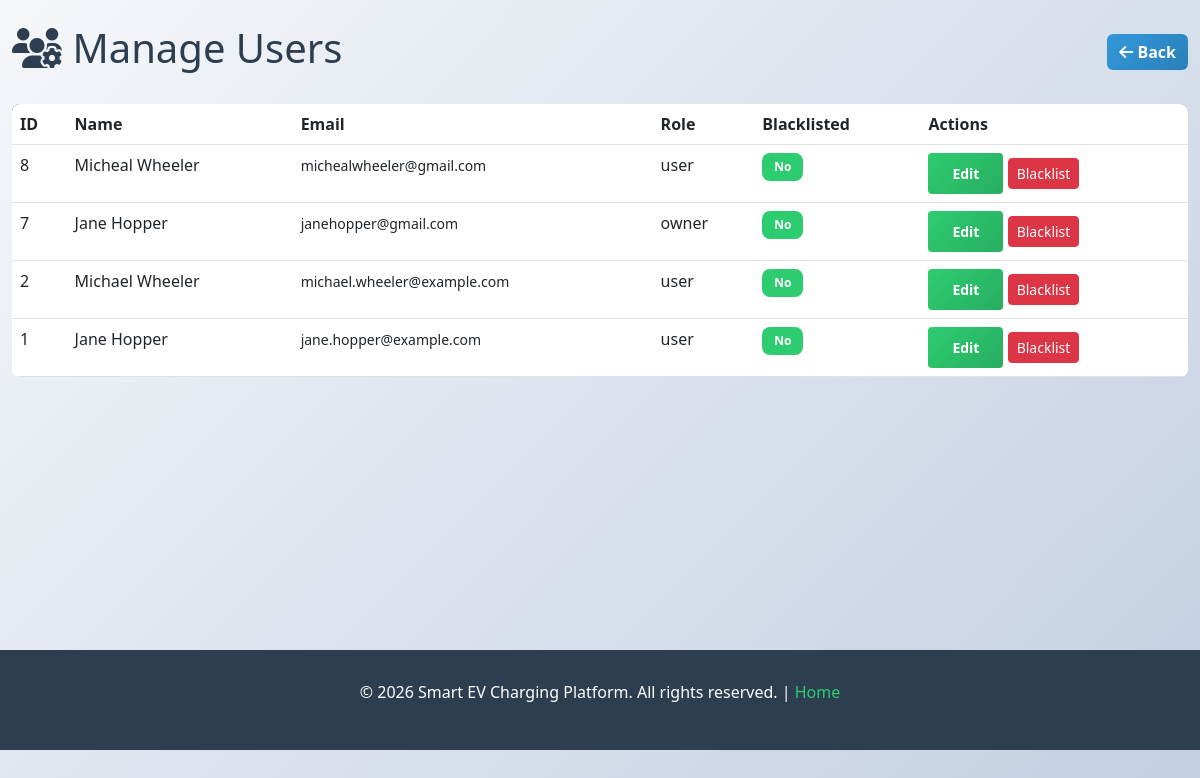
The page /admin/users (signed in) on the database as committed earlier.
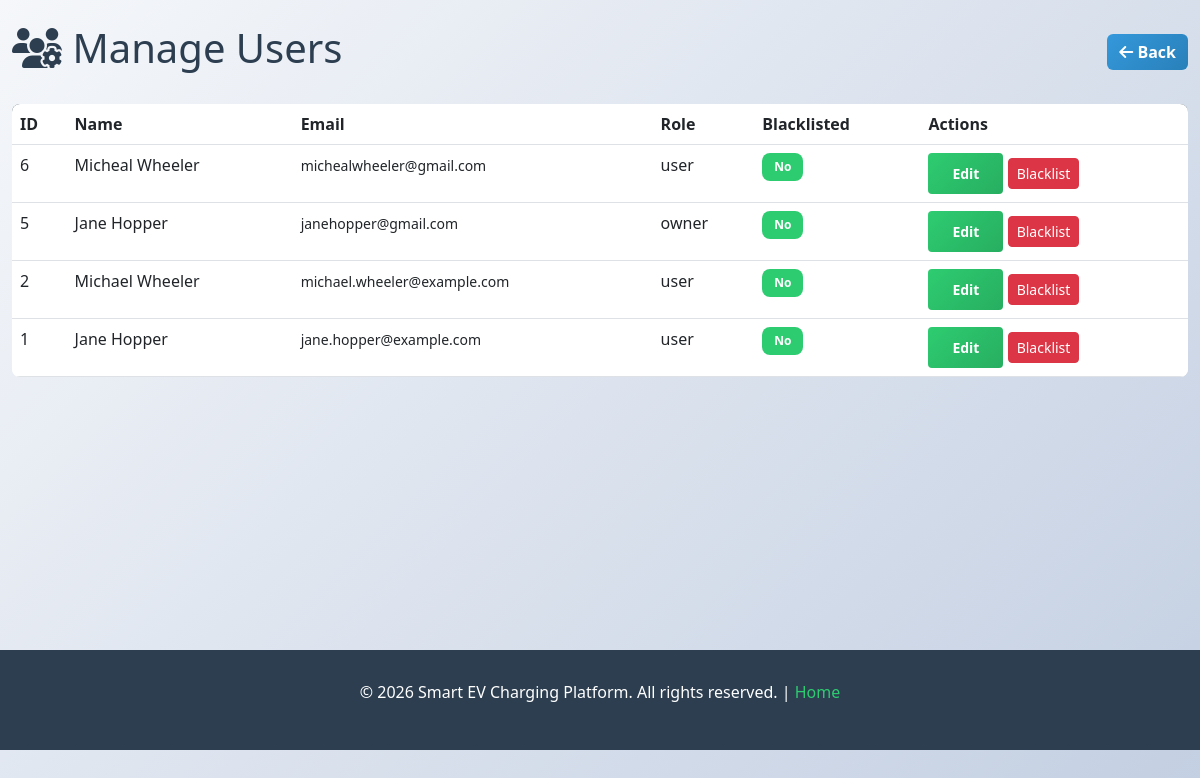
The same page on the database as committed later.
### tables this page shows
CREATE TABLE users (
        id INTEGER PRIMARY KEY AUTOINCREMENT,
        name TEXT,
        email TEXT UNIQUE,
        password TEXT,
        role TEXT
    , blacklisted INTEGER DEFAULT 0);

### routes/admin_routes.py (the view)
@admin_bp.route('/admin/users')
def admin_users():
    if not session.get("admin_logged_in"):
        return redirect("/admin/login")
    conn = get_db()
    cur = conn.cursor()
    cur.execute("SELECT id, name, email, role, blacklisted FROM users ORDER BY id DESC")
    users = cur.fetchall()
    conn.close()
    return render_template('admin_users.html', users=users)

### models/db.py (called while the page is built)
def get_db():
    return sqlite3.connect("database/ev.db")

### templates/admin_users.html (shortened to what this page needs)
{% extends "base.html" %}
{% block content %}
<div class="d-flex justify-content-between align-items-center mb-4">
    <h1><i class="fas fa-users-cog"></i> Manage Users</h1>
    <a href="/admin/dashboard" class="btn btn-secondary"><i class="fas fa-arrow-left"></i> Back</a>
</div>
<div class="table-responsive">
    <table class="table table-hover">
        <thead>
            <tr>
                <th>ID</th>
                <th>Name</th>
                <th>Email</th>
                <th>Role</th>
                <th>Blacklisted</th>
                <th>Actions</th>
            </tr>
        </thead>
        <tbody>
            {% for u in users %}
            <tr>
                <td>{{ u[0] }}</td>
                <td>{{ u[1] }}</td>
                <td><small>{{ u[2] }}</small></td>
                <td>{{ u[3] }}</td>
                <td>{% if u[4] %}<span class="badge badge-danger">Yes</span>{% else %}<span class="badge badge-success">No</span>{% endif %}</td>
                <td>
                    <a href="/admin/user-edit/{{ u[0] }}" class="btn btn-sm btn-primary">Edit</a>
                    <form action="/admin/user-blacklist/{{ u[0] }}" method="post" style="display:inline-block;">
                        {% if u[4] %}
                        <input type="hidden" name="action" value="unblacklist">
                        <button class="btn btn-sm btn-success" type="submit">Unblacklist</button>
                        {% else %}
                        <button class="btn btn-sm btn-danger" type="submit">Blacklist</button>
                        {% endif %}
                    </form>
                </td>
            </tr>
            {% endfor %}
        </tbody>
    </table>
</div>
{% endblock %}

Rows that differ between the two databases and show on the page:
removed users: id "8", name "Micheal Wheeler", email "michealwheeler@gmail.com", role "user", blacklisted "No"
removed users: id "7", name "Jane Hopper", email "janehopper@gmail.com", role "owner", blacklisted "No"
added users: id "6", name "Micheal Wheeler", email "michealwheeler@gmail.com", role "user", blacklisted "No"
added users: id "5", name "Jane Hopper", email "janehopper@gmail.com", role "owner", blacklisted "No"
